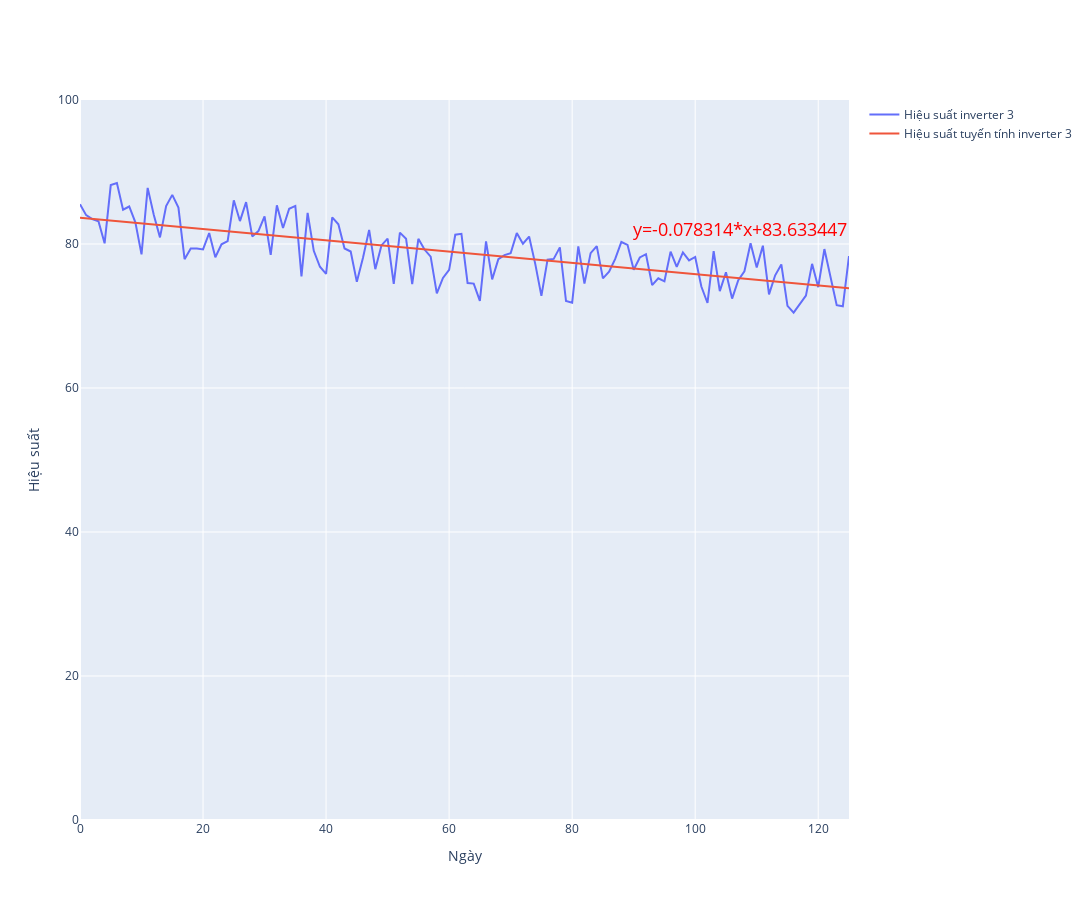
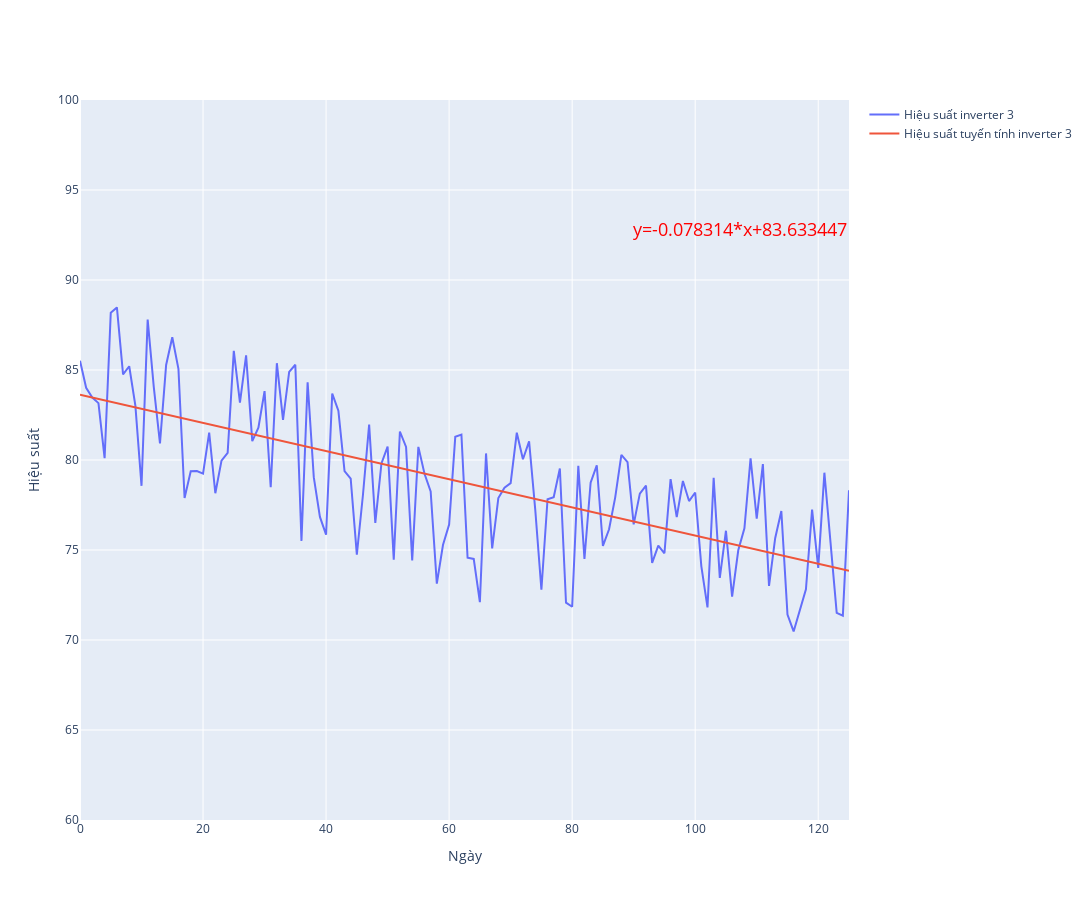

The code cell stored with these charts, in order, in its notebook:
### Code cell
df11=df21.merge(df31, how='outer')
df_bin11 = df11[['Hieu suat','month']] 
x = len(df_bin11)
num_index = range(0,x,1)
df_bin11 =  df_bin11.reset_index()
df_bin11.loc[:,'stt'] = pd.Series(num_index, df_bin11.index)
print(df_bin11)  
# Renaming the columns for easier writing of the code 
df_bin11.head() 
x=df_bin11['stt'].tolist()
y=df_bin11['Hieu suat'].tolist()
x=np.array(x)
y=np.array(y)
b1 = estimate_coef(x, y) 
print("Estimated coefficients:\nb_0 = {}\nb_1 = {}".format(b1[0], b1[1])) 
plot_regression_line(x, y, b) 
y_pred= b1[0] + b1[1]*x
b=str(round(b1[0],6))
a=str(round(b1[1], 6))
fig11 = go.Figure()
fig11.add_trace(go.Scatter(
    x=df11.index,
    y=df11['Hieu suat'],
    name="Hiệu suất inverter 3 "))
fig11.add_trace(go.Scatter(
    x=df11.index,
    y=y_pred,
    name="Hiệu suất tuyến tính inverter 3 "))
fig11.update_layout(yaxis_range=[0, 100])
fig11.update_xaxes(title_text="Ngày")
fig11.update_yaxes(title_text="Hiệu suất")
fig11.update_layout(height=900)
fig11.update_layout(width=1500)
fig11.add_annotation(
    text="y="+a+"*x+"+b,
    xref="paper",
    yref="paper",
    x=1,
    y=0.84,
    showarrow=False,
    font=dict(
        size=18,
        color="red"
    )
)
fig11.show()
fig12 = go.Figure()
fig12.add_trace(go.Scatter(
    x=df11.index,
    y=df11['Hieu suat'],
    name="Hiệu suất inverter 3 "))
fig12.add_trace(go.Scatter(
    x=df11.index,
    y=y_pred,
    name="Hiệu suất tuyến tính inverter 3 "))
fig12.update_layout(yaxis_range=[60, 100])
fig12.update_xaxes(title_text="Ngày")
fig12.update_yaxes(title_text="Hiệu suất")
fig12.update_layout(height=900)
fig12.update_layout(width=1500)
fig12.add_annotation(
    text="y="+a+"*x+"+b,
    xref="paper",
    yref="paper",
    x=1,
    y=0.84,
    showarrow=False,
    font=dict(
        size=18,
        color="red"
    )
)
fig12.show()
